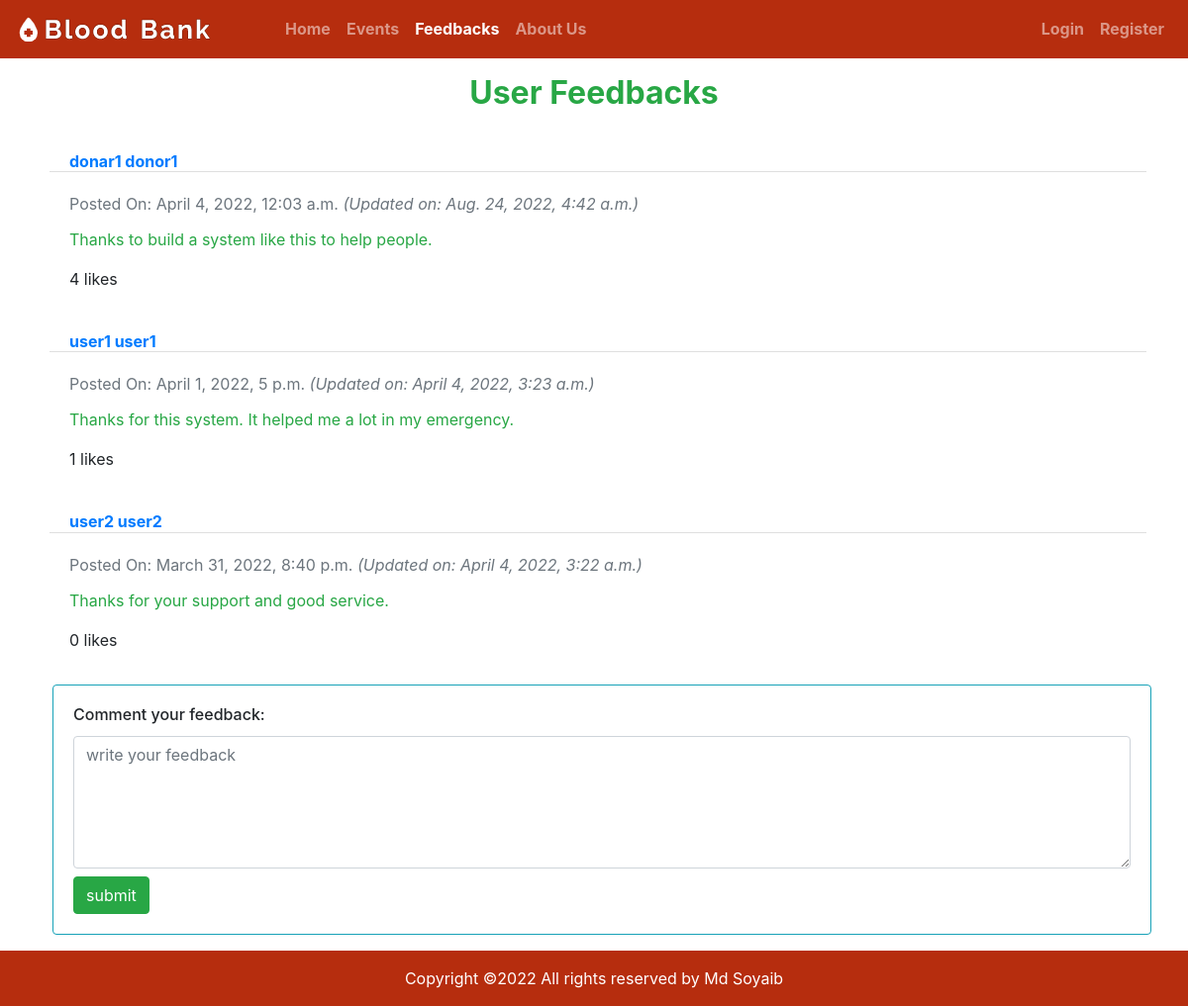
Screenshot of /feedback with the database file from the repository.
### app/models.py (models this page shows, shortened)
class Feedback(models.Model):
    user = models.ForeignKey(CustomUser, on_delete=models.PROTECT, verbose_name=_("User Name"), null=True, blank=True)
    feedback = models.TextField(null=True, blank=True)
    like = models.PositiveIntegerField(null=True, blank=True, default=0)
    created_at = models.DateTimeField(auto_now_add=True, blank=True, null=True)
    updated_at = models.DateTimeField(auto_now=True, blank=True, null=True)

class CustomUser(AbstractUser):
    email = models.EmailField(max_length=100, blank=True, unique=True, null=True)
    phone = models.CharField(verbose_name=_("Mobile phone"), max_length=14, blank=True, null=True, unique=True)
    city = models.CharField(max_length=50, null=True, blank=True)
    role = models.CharField(max_length=50, null=True, blank=True)
    blood = models.CharField(verbose_name=_("Blood Group"), max_length=10, null=True, blank=True)
    created_at = models.DateTimeField(auto_now_add=True, blank=True, null=True)
    updated_at = models.DateTimeField(auto_now=True, blank=True, null=True)

### app/views.py (the view, shortened to what this page needs)
# urls.py: path('feedback', Feedbacks.as_view(), name="feedback"),
class Feedbacks(View):
    def get(self, request):
        user=request.user
        feedback = Feedback.objects.all().order_by('-id')
        return render(request, 'feedback.html', {'feedback': feedback})

### templates/feedback.html (shortened to what this page needs)
{% extends 'base.html' %}
{% block content %}
    <div class="container">
        <div class="row">
            <div class="col-lg-12 text-center pt-3 pb-3 text-success">
                <h2><b>User Feedbacks</b></h2>
            </div>
            {% for feedback in feedback %}
            <div class="col-lg-12 m-1">
                <div class="card border border-white">
                    <h6 class="card-header bg-white pb-0 text-primary"><b>{{feedback.user.first_name}} {{feedback.user.last_name}}</b></h6>
                    <div class="card-body">
                        <p class="card-title text-secondary pt-0">Posted On: {{feedback.created_at}} <i>(Updated on: {{feedback.updated_at}})</i></p>
                        <p class="card-text text-success">{{feedback.feedback}}</p>
                        {% if user.is_authenticated %}
                        <p class="card-text">
                            <form action="like_feedback/{{feedback.id}}" method="post">
                                {% csrf_token %}
                                {{feedback.like}} likes
                                <button class="btn btn-info" type="submit">Like <i class="fa fa-thumbs-up" aria-hidden="true"></i></a></button>
                            </form>
                        </p>
                        {% else %}
                        <p class="card-text">{{feedback.like}} likes</p>
                        {% endif %}
                    </div>
                </div>
            </div>
            {% endfor %}
            <div class="col-lg-12 ml-2 mt-2 mr-2 mb-3">
                <div class="card border border-info">
                    <div class="card-body">
                        <form method="post" action="feedback">
                            <h6 class="card-title">Comment your feedback: </h6>
                            <textarea class="form-control" rows="5" id="feedback" name="feedback" placeholder="write your feedback"></textarea>
                            <input type="submit" class="fourth ml-0 mt-2 mb-0 btn btn-success" value="submit">
                        </form>
                    </div>
                </div>
            </div>
        </div>
    </div>
{% endblock content %}

### rows the page displays
Feedback: user.first_name "donar1", user.last_name "donor1", created_at "April 4, 2022, 12:03 a.m.", updated_at "Aug. 24, 2022, 4:42 a.m.", feedback "Thanks to build a system like this to help people.", like "4"
Feedback: user.first_name "user1", user.last_name "user1", created_at "April 1, 2022, 5 p.m.", updated_at "April 4, 2022, 3:23 a.m.", feedback "Thanks for this system. It helped me a lot in my emergency.", like "1"
Feedback: user.first_name "user2", user.last_name "user2", created_at "March 31, 2022, 8:40 p.m.", updated_at "April 4, 2022, 3:22 a.m.", feedback "Thanks for your support and good service.", like "0"
